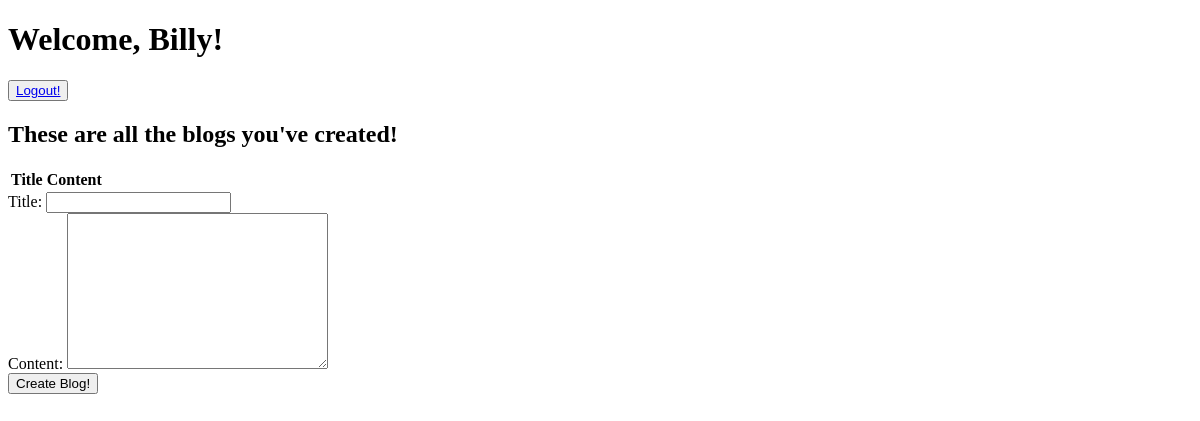
Before: /post_blogs (signed in) with the older database file.
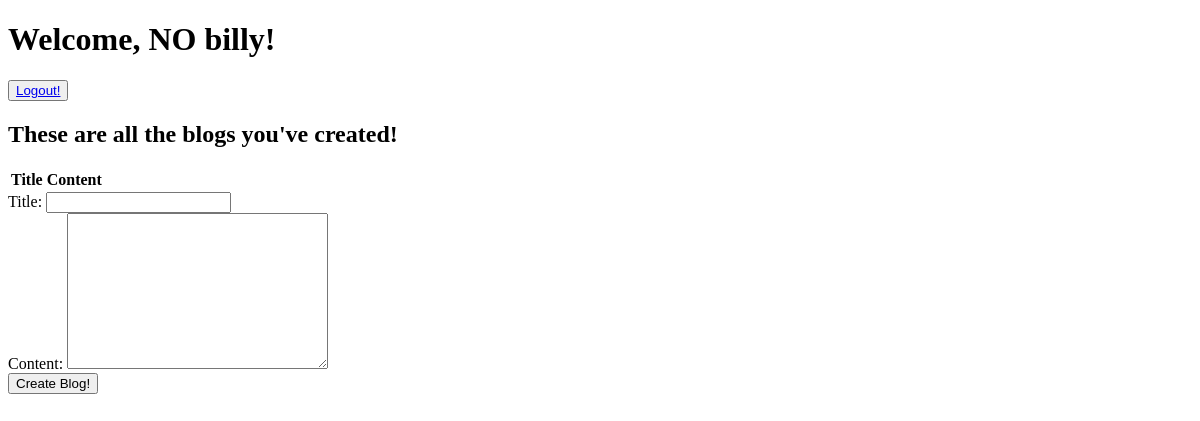
After: the same page with the newer database file.
### main/models.py (models this page shows)
class User(models.Model):
    first_name = models.CharField(max_length=255)
    last_name = models.CharField(max_length=255)
    username = models.CharField(max_length=255)
    email = models.EmailField()
    password = models.CharField(max_length=255)
    created_at = models.DateTimeField(auto_now_add=True)
    updated_at = models.DateTimeField(auto_now=True)
    objects = UserManager()

### main/views.py (the view)
# urls.py: path('post_blogs', views.post_blogs),
def post_blogs(request):
    context = {
        'current_user': User.objects.get(id=request.session['user_id'])
    }
    return render(request, 'post_blogs.html', context)

### main/templates/post_blogs.html (shortened to what this page needs)
<!DOCTYPE html>
<html lang="en">
<head>
</head>
<body>
    <h1>Welcome, {{current_user.first_name}}!</h1>
    <button><a href="/logout">Logout!</a></button>
    <h2>These are all the blogs you've created!</h2>
    <table>
        <thead>
            <th>Title</th>
            <th>Content</th>
        </thead>
    </table>
    <form action="/process_blog" method="POST">
        <div>
            <label for="">Title: </label>
            <input type="text" name="title" id="">
        </div>
        <div>
            <label for="">Content: </label>
            <textarea name="content" id="" cols="30" rows="10"></textarea>
        </div>
        <button>Create Blog!</button>
    </form>
</body>
</html>

Changed rows visible on the page:
changed User: first_name "Billy" → "NO billy"
